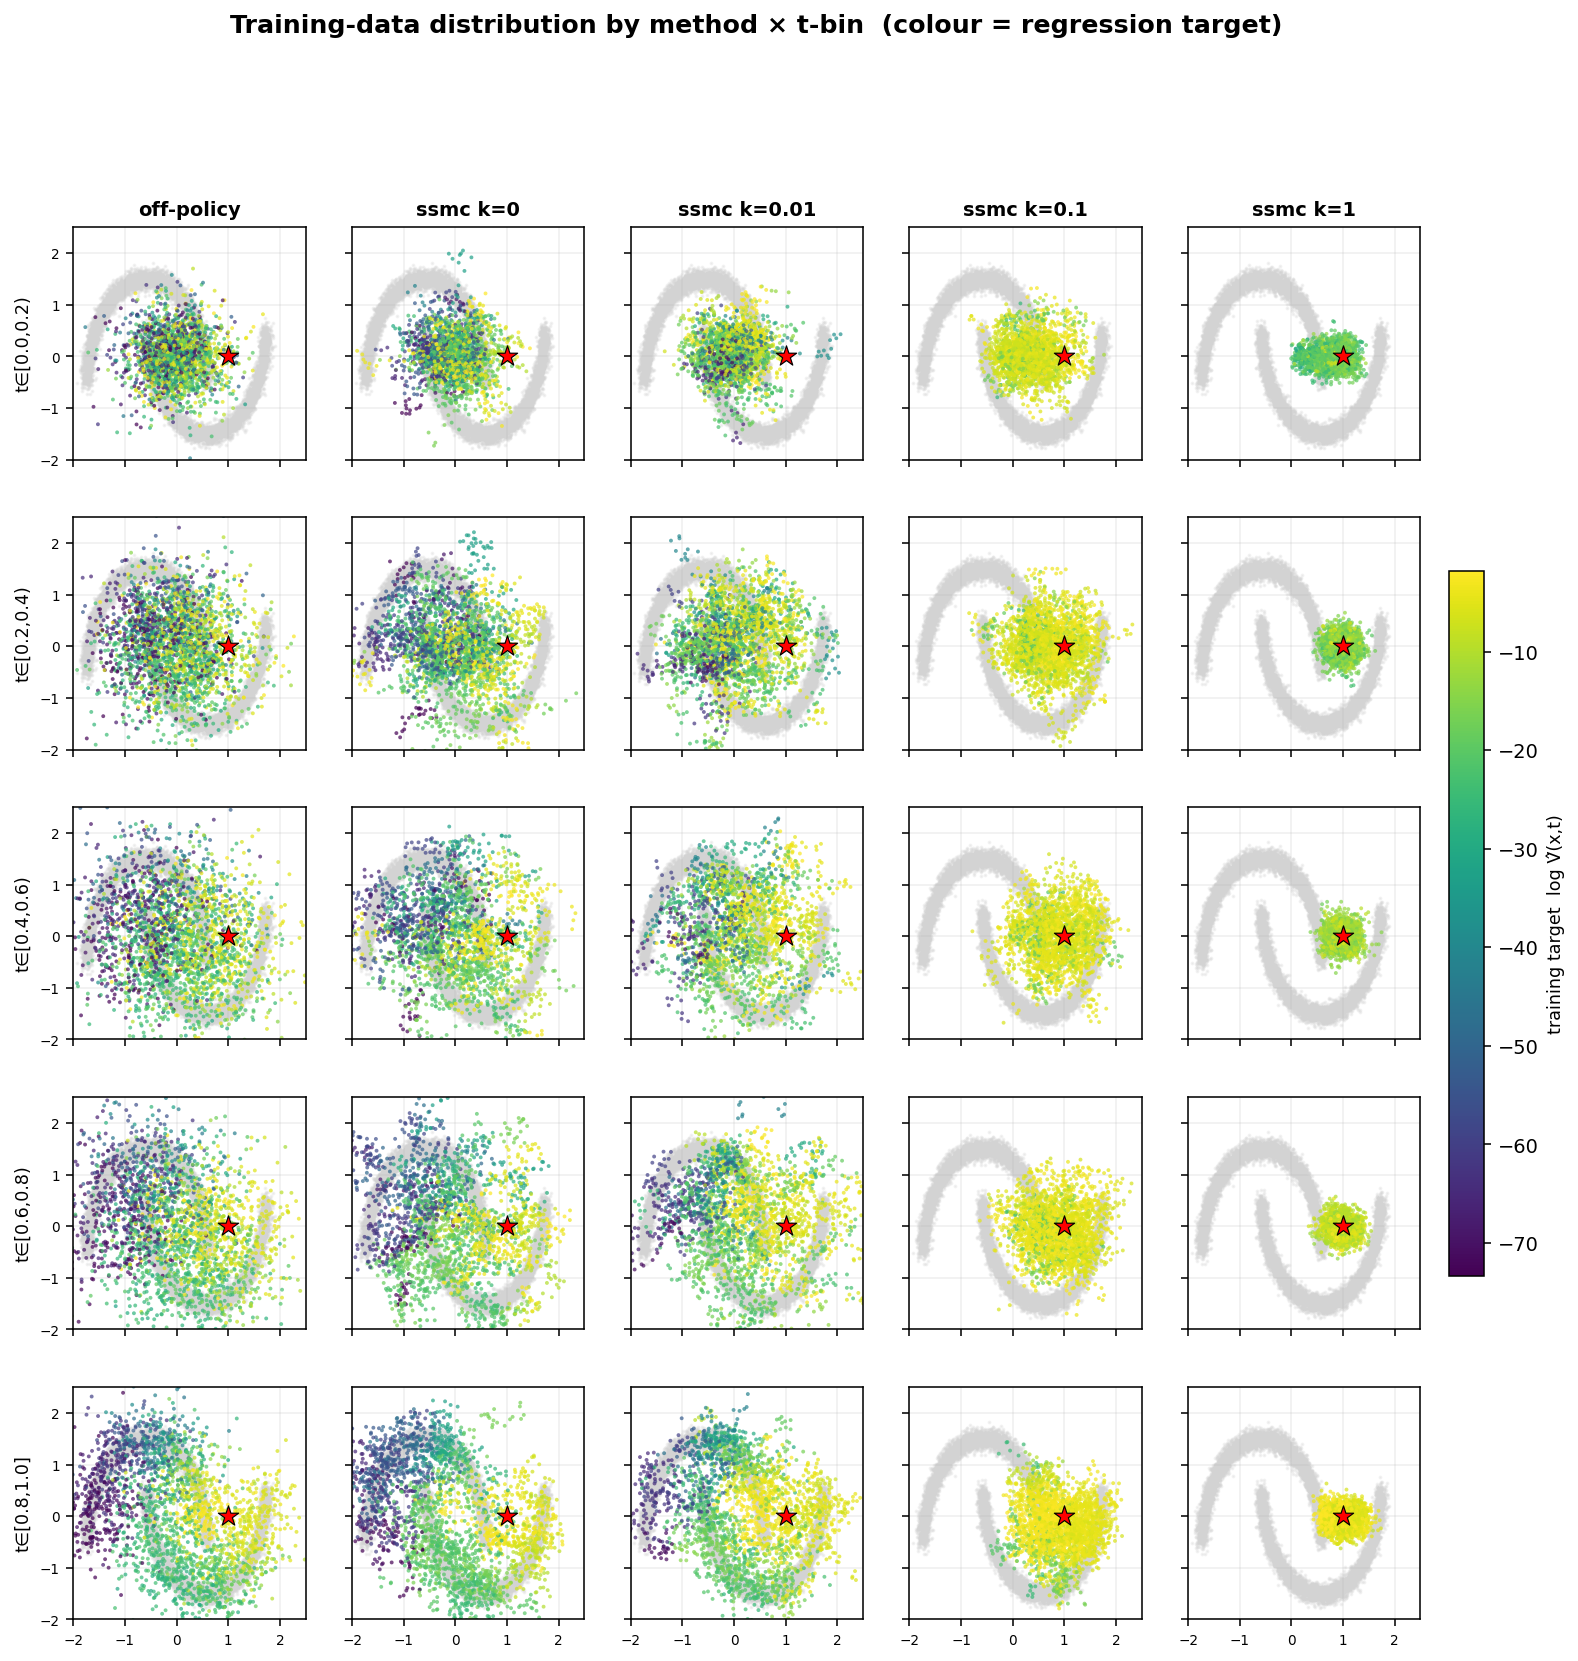

Here is the Python script that generated this plot:
#!/usr/bin/env python3
"""Visualize the training data each method generates.

Grid layout:
  rows = t-bins  (t∈[0,0.2), [0.2,0.4), [0.4,0.6), [0.6,0.8), [0.8,1.0])
  cols = method:  off-policy | ssmc k=0 | ssmc k=0.01 | ssmc k=0.1 | ssmc k=1

Each cell scatters (x₁, x₂) for samples whose t falls into that bin,
coloured by the regression target the value network is trained on.
The moons base distribution is shown faintly underneath, and the reward
target c=[1,0] is marked with a red star.
"""

import json
from math import ceil

import matplotlib
matplotlib.use("Agg")
import matplotlib.pyplot as plt
import numpy as np
import torch
from einops import reduce
from sklearn.datasets import make_moons
from sklearn.mixture import GaussianMixture
from sklearn.preprocessing import StandardScaler

from diffusion_rl.models.on_policy import single_seed_mc


# ── Setup (matches sweeps) ────────────────────────────────────────────────
X, _ = make_moons(n_samples=10_000, noise=0.05, random_state=42)
scaler = StandardScaler()
X = scaler.fit_transform(X)
clf = GaussianMixture(n_components=100, covariance_type="spherical")
clf.fit(X)
_means = torch.from_numpy(clf.means_).double()
_sigma2 = torch.from_numpy(clf.covariances_).double()
_weights = torch.from_numpy(clf.weights_).double()
_sigmas = torch.sqrt(_sigma2)[:, None]
_weights_col = _weights[:, None]

D = 2
a = 1.0
c = torch.tensor([1.0, 0.0])
means_np = clf.means_
sigmas_np = np.sqrt(clf.covariances_)
weights_np = clf.weights_


def gmm_drift(xt, ts, a_):
    ts = ts.reshape(-1, 1)
    xt_ = xt[..., None]
    means_ = _means.float().to(xt).T[None, ...]
    ts_ = ts[..., None]
    sigmas_ = _sigmas.float().to(xt).T
    weights_ = _weights_col.float().to(xt).T
    denom = 2 * a_ * (1 - ts) + ts * sigmas_**2
    le = -reduce((xt_ - means_ * ts_) ** 2, "n d m -> n m", "sum") / (2 * ts * denom)
    lsf = torch.log(2 * a_ * (1 - ts) / denom) * D / 2
    lrw = torch.log(weights_) + le + lsf
    lw = lrw - torch.logsumexp(lrw, dim=1, keepdim=True)
    lw = torch.where((ts == 0), torch.log(weights_), lw)
    nm = (2 * a_ * (1 - ts_) * means_ + xt_ * sigmas_[None, ...] ** 2) / denom[:, None, :]
    us = (nm - xt[:, :, None]) / (1 - ts[..., None])
    return reduce(torch.exp(lw)[:, None, :] * us, "n d m -> n d", "sum")


def base_drift(x, t):
    return gmm_drift(x, t if t.ndim >= 1 else t.unsqueeze(0), a).to(dtype=torch.float)


def reward_fn(x):
    return -10 * (x - c.to(x)).square().sum(dim=1)


def gmm_sample(n):
    k = np.random.choice(len(weights_np), size=n, p=weights_np)
    return means_np[k] + sigmas_np[k, np.newaxis] * np.random.randn(n, D)


def make_log_tau(k):
    if k == 0.0:
        def _zero(x, t):
            return torch.zeros(x.shape[0], dtype=x.dtype, device=x.device)
        return _zero

    def _scaled(x, t):
        return k * reward_fn(x)
    return _scaled


# `value` is unused by single_seed_mc when log_tau = k*h (only its terminal
# branch reads h), but it is still called at non-terminal steps.  Stub it
# with zeros to make sampling self-contained.
def zero_value(x, t):
    return torch.zeros(x.shape[0], dtype=x.dtype, device=x.device)


# ── Sampling ──────────────────────────────────────────────────────────────
DEVICE = "cpu"
torch.manual_seed(0)
np.random.seed(0)


@torch.no_grad()
def sample_offpolicy(n):
    x1_np = gmm_sample(n)
    x1 = torch.from_numpy(x1_np).float()
    eps = torch.randn_like(x1)
    t = torch.rand(n, 1)
    x = t * x1 + torch.sqrt(2 * a * t * (1 - t)) * eps
    target = reward_fn(x1)
    return x, t.squeeze(-1), target


@torch.no_grad()
def sample_ssmc(k, n_traj, mc=10, n_steps=100):
    """Pull (x, t, target) from single_seed_mc with log_tau = k*h."""
    all_x, all_t, all_tgt = single_seed_mc(
        drift=base_drift,
        value=zero_value,
        log_tau=make_log_tau(k),
        h=reward_fn,
        a=a,
        batch_size=n_traj,
        mc_samples=mc,
        dim=D,
        n_steps=n_steps,
        device=DEVICE,
    )
    # all_x: (n_traj * n_steps, dim);  all_t: (...);  all_tgt: (...)
    return all_x, all_t, all_tgt


print("Sampling off-policy data ...")
N_OFF = 12_000
x_off, t_off, y_off = sample_offpolicy(N_OFF)

K_VALUES = [0.0, 0.01, 0.1, 1.0]
N_TRAJ = 120  # 120 × 100 = 12,000 samples per k

ssmc_data = {}
for k in K_VALUES:
    print(f"Sampling single_seed_mc (k = {k}) ...")
    x, t, y = sample_ssmc(k, n_traj=N_TRAJ)
    ssmc_data[k] = (x, t, y)
    print(f"  shapes: x={tuple(x.shape)} t={tuple(t.shape)} y={tuple(y.shape)}")

# ── Bin and plot ──────────────────────────────────────────────────────────
T_EDGES = [0.0, 0.2, 0.4, 0.6, 0.8, 1.0]
T_LABELS = [f"t∈[{lo:.1f},{hi:.1f})" for lo, hi in zip(T_EDGES[:-1], T_EDGES[1:])]
T_LABELS[-1] = f"t∈[{T_EDGES[-2]:.1f},{T_EDGES[-1]:.1f}]"

methods = [("off-policy", (x_off, t_off, y_off))]
for k in K_VALUES:
    methods.append((f"ssmc k={k:g}", ssmc_data[k]))

# Robust colour scale across all targets (1st-99th percentiles).
all_targets = torch.cat([m[1][2].flatten() for m in methods]).numpy()
vmin, vmax = np.quantile(all_targets, [0.01, 0.99])
print(f"\nTarget colour scale: [{vmin:.2f}, {vmax:.2f}]")

# Plot bounds (cover both moons cloud and points found near c).
x_lim = (-2.0, 2.5)
y_lim = (-2.0, 2.5)

n_rows, n_cols = len(T_LABELS), len(methods)
fig, axes = plt.subplots(
    n_rows, n_cols,
    figsize=(2.6 * n_cols, 2.6 * n_rows),
    sharex=True, sharey=True,
)

cmap = plt.cm.viridis
for r, (lo, hi, t_label) in enumerate(zip(T_EDGES[:-1], T_EDGES[1:], T_LABELS)):
    for ccol, (m_name, (xm, tm, ym)) in enumerate(methods):
        ax = axes[r, ccol]

        # Moons cloud underneath
        ax.scatter(X[:, 0], X[:, 1], s=1, c="lightgray", alpha=0.25, zorder=1)
        ax.scatter(c[0], c[1], marker="*", s=120, c="red",
                   edgecolor="black", linewidth=0.6, zorder=4)

        t_np = tm.numpy().flatten()
        mask = (t_np >= lo) & (t_np < hi if hi < 1.0 else t_np <= hi)
        if mask.sum() > 0:
            sub_x = xm[mask].numpy()
            sub_y = ym[mask].numpy().flatten()
            sc = ax.scatter(sub_x[:, 0], sub_x[:, 1],
                            c=sub_y, cmap=cmap, vmin=vmin, vmax=vmax,
                            s=4, alpha=0.7, zorder=2, edgecolor="none")
        else:
            sc = None

        ax.set_xlim(x_lim)
        ax.set_ylim(y_lim)
        ax.set_aspect("equal")
        ax.tick_params(labelsize=7)
        if r == 0:
            ax.set_title(m_name, fontsize=10, fontweight="bold")
        if ccol == 0:
            ax.set_ylabel(t_label, fontsize=9)
        ax.grid(True, alpha=0.2)

# Shared colourbar
cbar = fig.colorbar(
    plt.cm.ScalarMappable(norm=plt.Normalize(vmin=vmin, vmax=vmax), cmap=cmap),
    ax=axes, orientation="vertical", fraction=0.025, pad=0.02,
)
cbar.set_label("training target  log V̂(x,t)", fontsize=9)

fig.suptitle(
    "Training-data distribution by method × t-bin  (colour = regression target)",
    fontsize=13, fontweight="bold", y=0.995,
)
out = "experiments/misc/2026-05-28_ssmc_sweeps/ssmc_k_data_grid.png"
plt.savefig(out, dpi=140, bbox_inches="tight")
print(f"\nSaved {out}")

# Save quick stats: count per (method, t-bin)
stats = {}
for m_name, (xm, tm, ym) in methods:
    t_np = tm.numpy().flatten()
    counts = []
    for lo, hi in zip(T_EDGES[:-1], T_EDGES[1:]):
        mask = (t_np >= lo) & (t_np < hi if hi < 1.0 else t_np <= hi)
        counts.append(int(mask.sum()))
    stats[m_name] = counts
print("\nSample counts per t-bin:")
hdr = "  " + " ".join(f"{lab:>15}" for lab in T_LABELS)
print(hdr)
for m_name, cnt in stats.items():
    row = "  " + " ".join(f"{n:>15}" for n in cnt)
    print(f"{m_name:<14}{row}")

with open("experiments/misc/2026-05-28_ssmc_sweeps/ssmc_k_data_grid_counts.json", "w") as f:
    json.dump(stats, f, indent=2)
